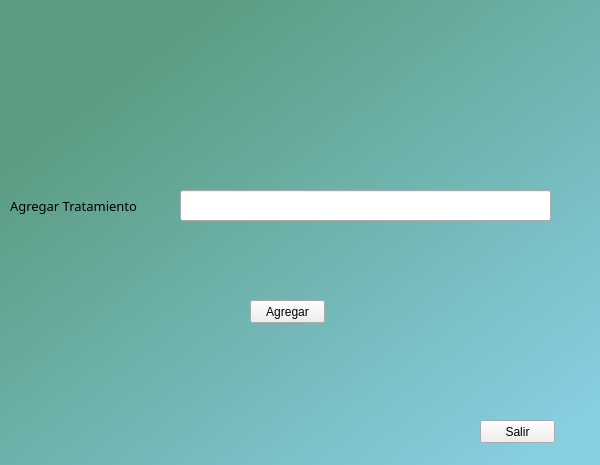
<?xml version="1.0" encoding="UTF-8"?>
<ui version="4.0">
 <class>segundaPantalla</class>
 <widget class="QMainWindow" name="segundaPantalla">
  <property name="geometry">
   <rect>
    <x>0</x>
    <y>0</y>
    <width>600</width>
    <height>465</height>
   </rect>
  </property>
  <property name="windowTitle">
   <string>MainWindow</string>
  </property>
  <property name="styleSheet">
   <string notr="true">QWidget#centralwidget{
background-color: qlineargradient(spread:pad, x1:0, y1:0, x2:1, y2:1, stop:0.176136 rgba(91, 156, 129, 255), stop:0.943182 rgba(135, 207, 227, 255));}</string>
  </property>
  <widget class="QWidget" name="centralwidget">
   <widget class="QLabel" name="label">
    <property name="geometry">
     <rect>
      <x>10</x>
      <y>190</y>
      <width>131</width>
      <height>31</height>
     </rect>
    </property>
    <property name="font">
     <font>
      <family>Microsoft Tai Le</family>
      <pointsize>10</pointsize>
     </font>
    </property>
    <property name="text">
     <string>Agregar Tratamiento</string>
    </property>
   </widget>
   <widget class="QLineEdit" name="lineEdit">
    <property name="geometry">
     <rect>
      <x>180</x>
      <y>190</y>
      <width>371</width>
      <height>31</height>
     </rect>
    </property>
   </widget>
   <widget class="QPushButton" name="pushButton">
    <property name="geometry">
     <rect>
      <x>250</x>
      <y>300</y>
      <width>75</width>
      <height>23</height>
     </rect>
    </property>
    <property name="text">
     <string>Agregar</string>
    </property>
   </widget>
   <widget class="QPushButton" name="pushButton_2">
    <property name="geometry">
     <rect>
      <x>480</x>
      <y>420</y>
      <width>75</width>
      <height>23</height>
     </rect>
    </property>
    <property name="text">
     <string>Salir</string>
    </property>
   </widget>
  </widget>
 </widget>
 <resources/>
 <connections/>
</ui>
